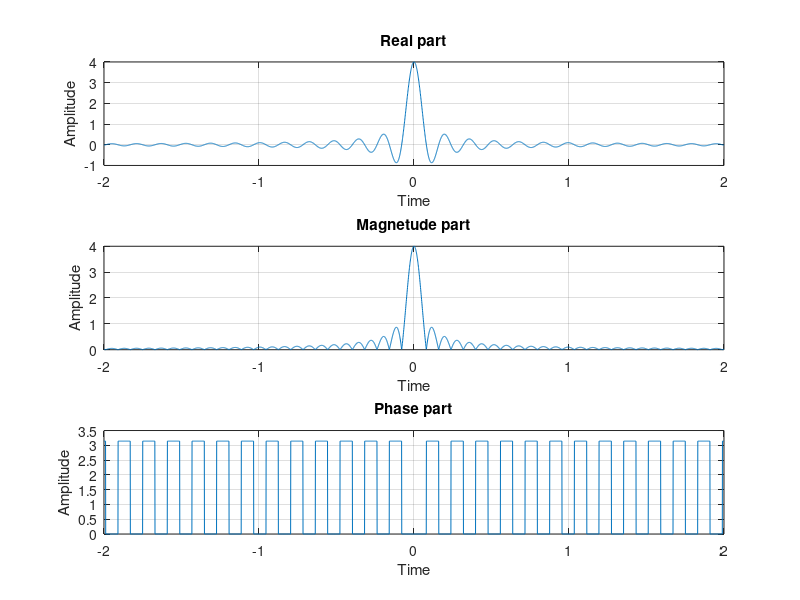

Reproduce this figure in MATLAB.
clc;
clear all;
close all;

f = -2:0.001:2;
x = 4*sinc(4*pi*f);
subplot(3,1,1);
plot(f,x);
xlabel('Time');
ylabel('Amplitude');
title('Real part');
grid on;

subplot(3,1,2);
plot(f,abs(x));
xlabel('Time');
ylabel('Amplitude');
title('Magnetude part');
grid on;

subplot(3,1,3);
plot(f,angle(x));
xlabel('Time');
ylabel('Amplitude');
title('Phase part');
grid on;